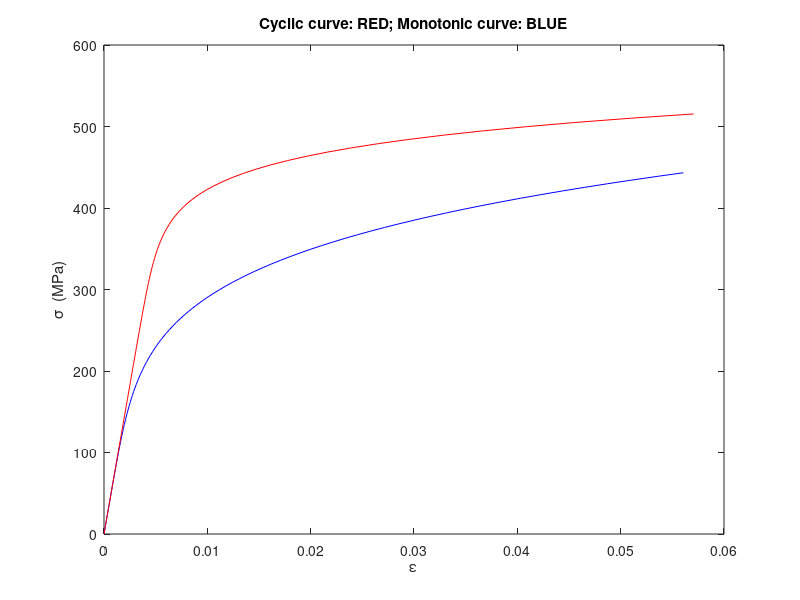
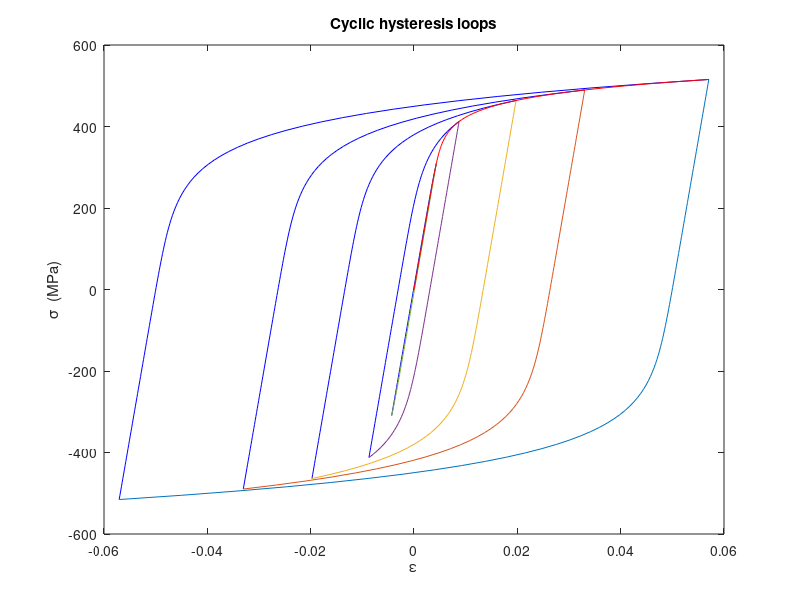

MATLAB code for these plots, in order:
% monotonic and cyclic stress-strain curves using Ramberg-Osgood fits to
% 
clear
%
%%%%%%%%%%%%%%%%%%%%%%%%%%%%%%%%%%%%%%%%%%%%%%%%%%%%%%%%%%
%
% input material constants:
%
% values below are for 2024-T4 aluminum, taken from Table 1 of handout
E = 73000; %Young's modulus, (MPa)
%
%monotonic properties
%
K = 807; %monotonic strength coefficient (MPa)
n = 0.2; %monotonic strain hardening expoenent
% calculate monotonic yield stress, 0.2% offset plastic strain
sigmay002= K*(0.002)^(n); %monotonic yield stress( MPa), 0.2% offset
%%%%%%%%%%%%%%%%%%%%%%%%%%%%%%%%%%%%%%%%%%%%%%%%%%%%%%%%%%%%%%%%%%%%%%%%%%%%%%%
%
%cyclic properties
%
Kprime = 655; %monotonic strength coefficient (MPa)
nprime = 0.08; %monotonic strain hardening expoenent
sigmayprime002= Kprime*(0.002)^(nprime); %monotonic yield stress( MPa), 0.2% offset
%
%%%%%%%%%%%%%%%%%%%%%%%%%%%%%%%%%%%%%%%%%%%%%%%%%%%%%%%%%%%%%%%%%%%%%%%%%%%%%%%%%%%%%
%
% calculate a max on strain range; assume all to be plastic; then convert
% to corresponding stress range for both mono and cyclic curves
%
% let epmax be the maximum strain to be plotted on the axis; say 0.05
epmax=0.05;
%
%neglecting elasticity, the corresponding monotonic stress is sm_max = K      * (epmax)^n
% while the corresponding cyclic stress is                    sc_max = Kprime * (epmax)^nprime;
% 
smmax = K * (epmax)^n;
scmax = Kprime*(epmax)^nprime;
% create stress range for monotonic curve
stressrangem=linspace(0,smmax,100);
eemono=stressrangem/E; % calculate elastic monotonic strain
epmono=(stressrangem/K).^(1/n); % calculate plastic monotonic strain
emono=eemono+epmono; % total strain is sum of elastic and plastic strain
figure
plot(emono,stressrangem,'b');
xlabel('\epsilon');
ylabel('\sigma  (MPa)');
title('Cyclic curve: RED; Monotonic curve: BLUE')
hold on
%
% repeat procedure for cyclic data
%
%stress range for cyclic curve
stressrangec=linspace(0,scmax,100);
eecyclic=stressrangec/E;
epcyclic=(stressrangec/Kprime).^(1/nprime);
ecyclic=eecyclic+epcyclic;
plot(ecyclic,stressrangec,'-r');
hold off
%%%%%%%%%%%%%%%%%%%%%%%%%%%%%%%%%%%%%%%%%%%%%%%%%%%%%%%%%%%%%%%%%%%%%%%%%%%%%%%%%%%%%%%%%
%
%  plot cyclic hysteresis loops
% makes use of approximate shape of rising and falling branches of the
% hysteresis loops as a scaled (x 2) version of the original cyclic stress
% strain curve
%
% "up" cyclle begins at epsilon=-e_a; stress=-sigma_a
Delstressup=linspace(0,2*scmax,100);
Delstraine_up=Delstressup/E;
Delstrainp_up=2*(Delstressup/(2*Kprime)).^(1/nprime);
stressHyst=linspace(-scmax,scmax,100);
%strain_upe=(stressHyst-scmax)/E;
%strain_upp=2.*((stressHyst+scmax)/(2*Kprime)).^(1/nprime);
strain_up=Delstraine_up+Delstrainp_up-(scmax/E + (scmax/Kprime)^(1/nprime));
figure
plot(strain_up,stressHyst,'b');
xlabel('\epsilon');
ylabel('\sigma  (MPa)');
title('Cyclic hysteresis loops');
hold on
Delstressdown=linspace(0,2*scmax,100);
Delstraine_down=-Delstressup/E;
Delstrainp_down=-2*(Delstressup/(2*Kprime)).^(1/nprime);
strain_down=(scmax/E + (scmax/Kprime)^(1/nprime))+(Delstraine_down + Delstrainp_down);
stress_down=linspace(scmax,-scmax,100);
plot(strain_down,stress_down);
%
% outer loop drawn; scale down stress range for next curve
% this would be most efficiently done with a subroutine/ .m file
%
scmax1=scmax;
scmax=scmax1*0.95;
Delstressup=linspace(0,2*scmax,100);
Delstraine_up=Delstressup/E;
Delstrainp_up=2*(Delstressup/(2*Kprime)).^(1/nprime);
stressHyst=linspace(-scmax,scmax,100);
%strain_upe=(stressHyst-scmax)/E;
%strain_upp=2.*((stressHyst+scmax)/(2*Kprime)).^(1/nprime);
strain_up=Delstraine_up+Delstrainp_up-(scmax/E + (scmax/Kprime)^(1/nprime));
plot(strain_up,stressHyst,'b');
%xlabel('\epsilon');
%title('Cyclic hysteresis loops');
%hold on
Delstressdown=linspace(0,2*scmax,100);
Delstraine_down=-Delstressup/E;
Delstrainp_down=-2*(Delstressup/(2*Kprime)).^(1/nprime);
strain_down=(scmax/E + (scmax/Kprime)^(1/nprime))+(Delstraine_down + Delstrainp_down);
stress_down=linspace(scmax,-scmax,100);
plot(strain_down,stress_down);
scmax=scmax1*0.9;
Delstressup=linspace(0,2*scmax,100);
Delstraine_up=Delstressup/E;
Delstrainp_up=2*(Delstressup/(2*Kprime)).^(1/nprime);
stressHyst=linspace(-scmax,scmax,100);
strain_up=Delstraine_up+Delstrainp_up-(scmax/E + (scmax/Kprime)^(1/nprime));
plot(strain_up,stressHyst,'b');
%xlabel('\epsilon');
%title('Cyclic hysteresis loops');
%hold on
Delstressdown=linspace(0,2*scmax,100);
Delstraine_down=-Delstressup/E;
Delstrainp_down=-2*(Delstressup/(2*Kprime)).^(1/nprime);
strain_down=(scmax/E + (scmax/Kprime)^(1/nprime))+(Delstraine_down + Delstrainp_down);
stress_down=linspace(scmax,-scmax,100);
plot(strain_down,stress_down);
scmax=scmax1*0.8;
Delstressup=linspace(0,2*scmax,100);
Delstraine_up=Delstressup/E;
Delstrainp_up=2*(Delstressup/(2*Kprime)).^(1/nprime);
stressHyst=linspace(-scmax,scmax,100);
%strain_upe=(stressHyst-scmax)/E;
%strain_upp=2.*((stressHyst+scmax)/(2*Kprime)).^(1/nprime);
strain_up=Delstraine_up+Delstrainp_up-(scmax/E + (scmax/Kprime)^(1/nprime));
plot(strain_up,stressHyst,'b');
%xlabel('\epsilon');
%title('Cyclic hysteresis loops');
%hold on
Delstressdown=linspace(0,2*scmax,100);
Delstraine_down=-Delstressup/E;
Delstrainp_down=-2*(Delstressup/(2*Kprime)).^(1/nprime);
strain_down=(scmax/E + (scmax/Kprime)^(1/nprime))+(Delstraine_down + Delstrainp_down);
stress_down=linspace(scmax,-scmax,100);
plot(strain_down,stress_down);
scmax=scmax1*0.6;
Delstressup=linspace(0,2*scmax,100);
Delstraine_up=Delstressup/E;
Delstrainp_up=2*(Delstressup/(2*Kprime)).^(1/nprime);
stressHyst=linspace(-scmax,scmax,100);
%strain_upe=(stressHyst-scmax)/E;
%strain_upp=2.*((stressHyst+scmax)/(2*Kprime)).^(1/nprime);
strain_up=Delstraine_up+Delstrainp_up-(scmax/E + (scmax/Kprime)^(1/nprime));
plot(strain_up,stressHyst,'b');
%xlabel('\epsilon');
%title('Cyclic hysteresis loops');
%hold on
Delstressdown=linspace(0,2*scmax,100);
Delstraine_down=-Delstressup/E;
Delstrainp_down=-2*(Delstressup/(2*Kprime)).^(1/nprime);
strain_down=(scmax/E + (scmax/Kprime)^(1/nprime))+(Delstraine_down + Delstrainp_down);
stress_down=linspace(scmax,-scmax,100);
plot(strain_down,stress_down);
%
% next curve overlays cyclic stress strain curve over tensile loop tips:
%
plot(ecyclic,stressrangec,'-r');
hold off
